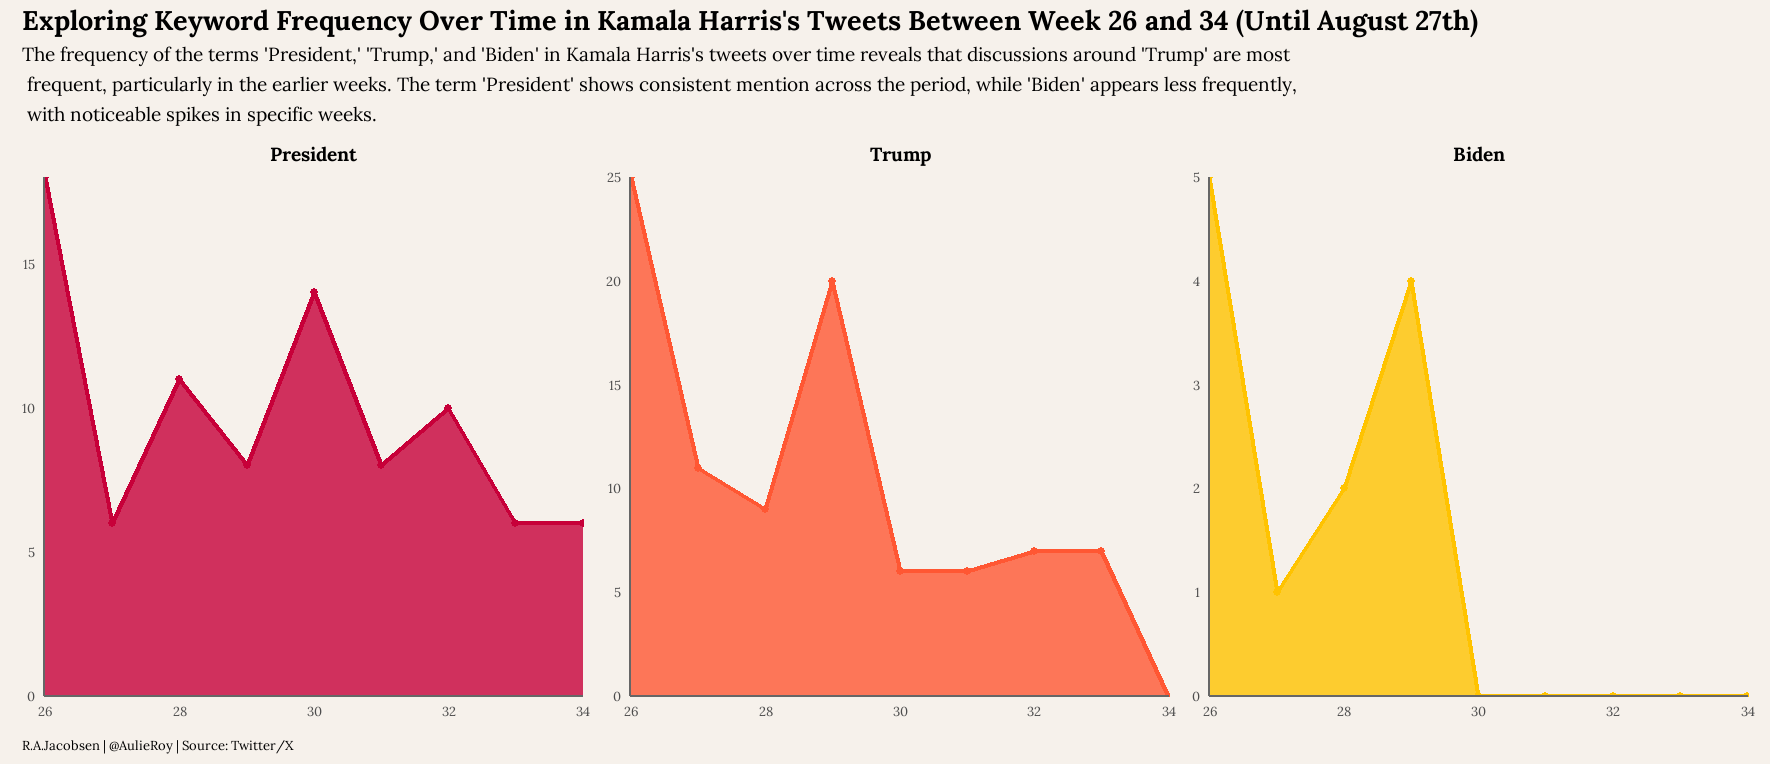

Reproduce this figure in R.
# Data comes from the Twitter/X account of Kamala Harris. 
# Analysis was performed on September 1st. 2024. 
# All code is present within the R syntax file. 

# Load libraries 
library(tidyverse)
library(ndjson)
library(lubridate)
library(tidytext)
library(showtext)
library(sysfonts)
library(patchwork)

# Load data
kamala_harris <- ndjson::stream_in("C:/Users/roja006/OneDrive - Kristiania/[01] Kristiania/[29] Coding and Data/[03] Data/2024-08-27 Kamala Harris August Twitter Posts.ndjson")

# Custom stop words
custom_stop_words <- c("http", 
                       "https", 
                       "rt", 
                       "vp")

kamala_df <- 
  kamala_harris %>% 
  select(data.legacy.full_text, data.legacy.created_at) %>% 
  unnest_tokens(word, data.legacy.full_text) %>% 
  mutate(
    word = str_remove_all(word, "https?://\\S+|www\\.\\S+"),  
    word = str_remove_all(word, "\\d+"),  
    word = str_remove_all(word, "[^\\w\\s]"),  
    word = str_remove_all(word, "\\b\\d{1,2}\\b")  
  ) %>% 
  filter(nchar(word) >= 4) %>%  
  filter(!word %in% custom_stop_words) %>%  
  filter(word != "") %>%  
  anti_join(stop_words, by = "word") %>%  
  mutate(
    date = as.Date(data.legacy.created_at, format = "%a %b %d %H:%M:%S %z %Y"),  
    week = isoweek(date) 
  )

# keyword
keywords <- c("president", "trump", "biden")

time_series_data <- 
  kamala_df %>%
  filter(word %in% keywords) %>%  
  count(week, word) %>%  
  complete(week = full_seq(week, 1), word, fill = list(n = 0)) 


# Add Google Font "Lora"
font_add_google("Lora", "lora")
showtext_auto()

# Colors
colors <- c("#C70039", "#FF5733", "#FFC300")  

# Background color
bg_color <- "#f6f1eb"

# Plots
plot_president <- ggplot(subset(time_series_data, word == "president"), aes(x = week, y = n)) +
  geom_area(fill = colors[1], alpha = 0.8) +
  geom_line(color = colors[1], size = 1) +
  geom_point(color = colors[1], size = 1.5) +
  scale_x_continuous(expand = c(0, 0)) +  
  scale_y_continuous(expand = c(0, 0)) +  
  theme_minimal(base_family = "lora") +
  labs(title = "President") +
  theme(
    plot.title = element_text(size = 14, face = "bold", hjust = 0.5),
    axis.title = element_blank(),
    axis.text = element_text(size = 10, family = "lora"),
    panel.grid.minor = element_blank(),
    panel.grid.major = element_blank(),
    axis.line = element_line(color = "grey40"),
    plot.background = element_rect(fill = bg_color, color = NA),
    panel.background = element_rect(fill = bg_color, color = NA)
  )

plot_trump <- ggplot(subset(time_series_data, word == "trump"), aes(x = week, y = n)) +
  geom_area(fill = colors[2], alpha = 0.8) +
  geom_line(color = colors[2], size = 1) +
  geom_point(color = colors[2], size = 1.5) +
  scale_x_continuous(expand = c(0, 0)) +  
  scale_y_continuous(expand = c(0, 0)) + 
  theme_minimal(base_family = "lora") +
  labs(title = "Trump") +
  theme(
    plot.title = element_text(size = 14, face = "bold", hjust = 0.5),
    axis.title = element_blank(),
    axis.text = element_text(size = 10, family = "lora"),
    panel.grid.minor = element_blank(),
    panel.grid.major = element_blank(),
    axis.line = element_line(color = "grey40"),
    plot.background = element_rect(fill = bg_color, color = NA),
    panel.background = element_rect(fill = bg_color, color = NA)
  )

plot_biden <- ggplot(subset(time_series_data, word == "biden"), aes(x = week, y = n)) +
  geom_area(fill = colors[3], alpha = 0.8) +
  geom_line(color = colors[3], size = 1) +
  geom_point(color = colors[3], size = 1.5) +
  scale_x_continuous(expand = c(0, 0)) +  
  scale_y_continuous(expand = c(0, 0)) + 
  theme_minimal(base_family = "lora") +
  labs(title = "Biden") +
  theme(
    plot.title = element_text(size = 14, face = "bold", hjust = 0.5),
    axis.title = element_blank(),
    axis.text = element_text(size = 10, family = "lora"),
    panel.grid.minor = element_blank(),
    panel.grid.major = element_blank(),
    axis.line = element_line(color = "grey40"),
    plot.background = element_rect(fill = bg_color, color = NA),
    panel.background = element_rect(fill = bg_color, color = NA)
  )

# Combine plots
combined_plot <- plot_president + plot_trump + plot_biden + 
  plot_annotation(
    title = "Exploring Keyword Frequency Over Time in Kamala Harris's Tweets Between Week 26 and 34 (Until August 27th)",
    subtitle = "The frequency of the terms 'President,' 'Trump,' and 'Biden' in Kamala Harris's tweets over time reveals that discussions around 'Trump' are most \n frequent, particularly in the earlier weeks. The term 'President' shows consistent mention across the period, while 'Biden' appears less frequently, \n with noticeable spikes in specific weeks.",
    caption = "R.A.Jacobsen | @AulieRoy | Source: Twitter/X",
    theme = theme(
      plot.title = element_text(size = 20, face = "bold", family = "lora", hjust = 0),
      plot.subtitle = element_text(size = 14, family = "lora", hjust = 0),
      plot.caption = element_text(size = 10, family = "lora", hjust = 0), 
      plot.background = element_rect(fill = bg_color, color = NA)
    )
  )

# combined plot
print(combined_plot)
